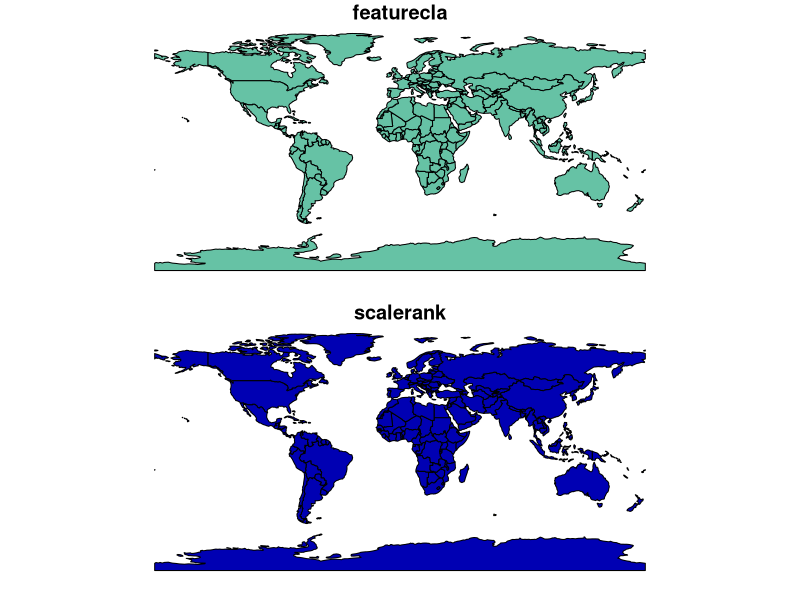
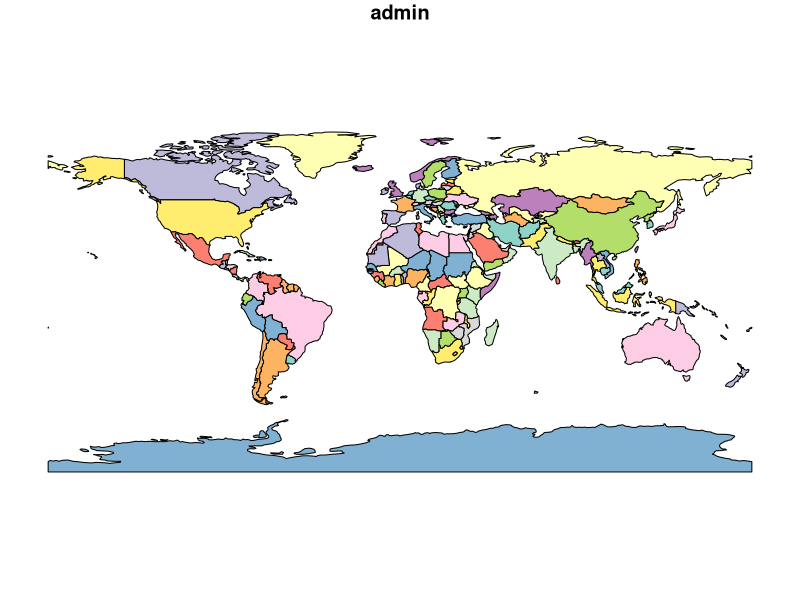
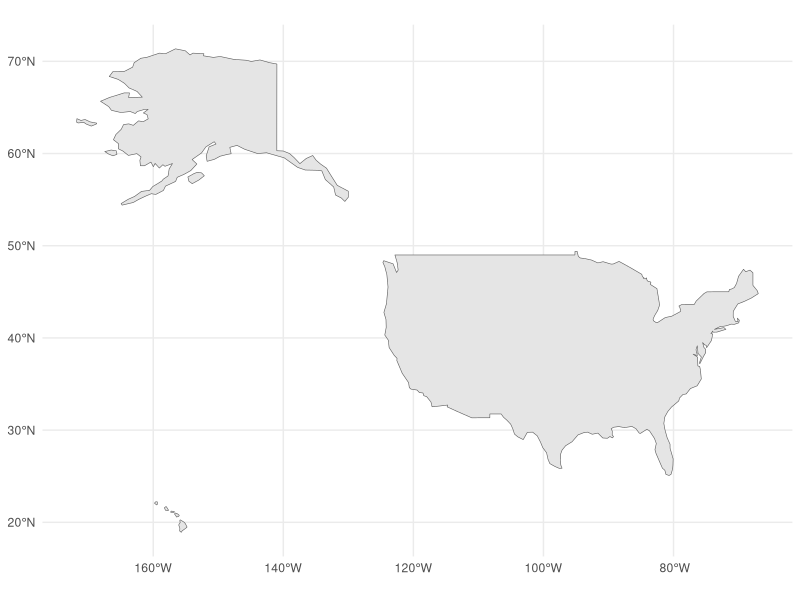
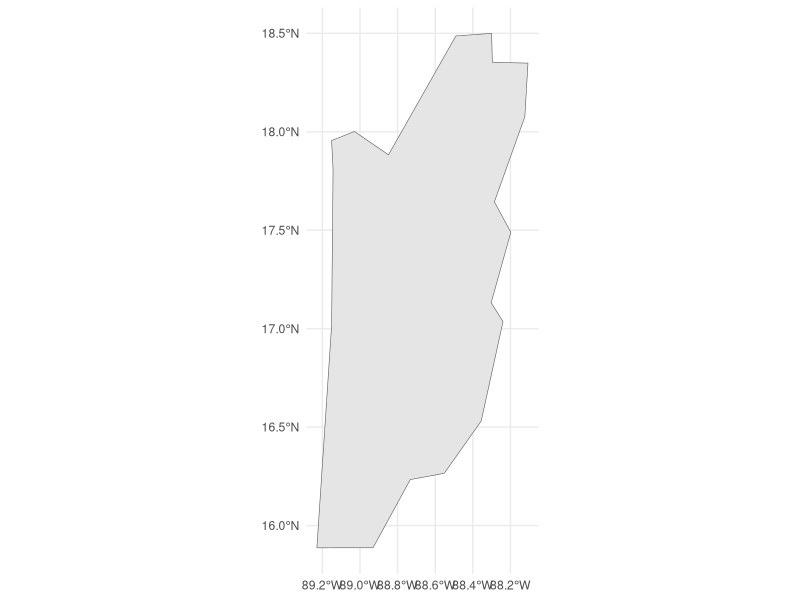

Write R code to recreate these figures, in order. (Note: this script raises an error after producing the figures.)
# Load libraries -------------------------------
library(dplyr)
library(tidyr)
library(ggplot2)
library(rnaturalearth)
library(sf)

# Boundaries -------------------------------------

world <- ne_countries(returnclass = "sf")

# get sense of the data 
plot(world, max.plot = 2)
plot(select(world, admin))

# map boundaries with ggplot2
map <- ggplot(world) +
  geom_sf() + 
  theme_minimal()
# plot a single country 
map %+% filter(world, admin == "United States of America")
map %+% filter(world, admin == "Belize")

# what if you want more detailed data to show small countries 
# option 1 - Load the high resolution (1:10 million scale) boundary data 
# from Natural Earth with the ne_download() function from the rnaturalearth package
world.hires <- ne_download(scale = 10, type = "countries", category = "cultural", returnclass = "sf")
# option 2 - Download the data and then load it from your hard drive 
# world.hires <- read_sf('map/data/natural_earth/ne_10m_admin_0_countries/ne_10m_admin_0_countries.shp')

belize.hires <- filter(world.hires, ADMIN == "Belize")
map %+% belize.hires

# plot subnational level boundaries 
world.admin1 <- ne_download(scale = 10, type = "states", category = "cultural", returnclass = "sf")
united.states <- filter(world.admin1, admin == "United States of America")
map %+% united.states


# Projection -------------------------------------

# Get the coordinate reference system of a sf object with st_crs()
st_crs(world)

## Set the projection of a ggplot2 map with coord_sf()
# Robinson
map %+% world +
  coord_sf(crs = 'ESRI:54030')

# Filter out European countries
europe <- filter(world, continent == "Europe")
map %+% europe + 
  coord_sf(default_crs = NULL)


# Set the map extent with xlim and ylim
map %+% europe +
  coord_sf(xlim = c(-10,40), ylim = c(30,80))
# Europe in the ETRS89 Lambert Azimuthal Equal-Area projection crs
map %+% europe +
  coord_sf(xlim = c(2500000, 6000000), ylim =c(1150000, 5500000), 
           crs = 3035)
# Conterminous USA in the USA Contiguous Albers Equal Area Conic CRS (EPSG 102003)
map %+% united.states + coord_sf(crs = 'ESRI:102003')
